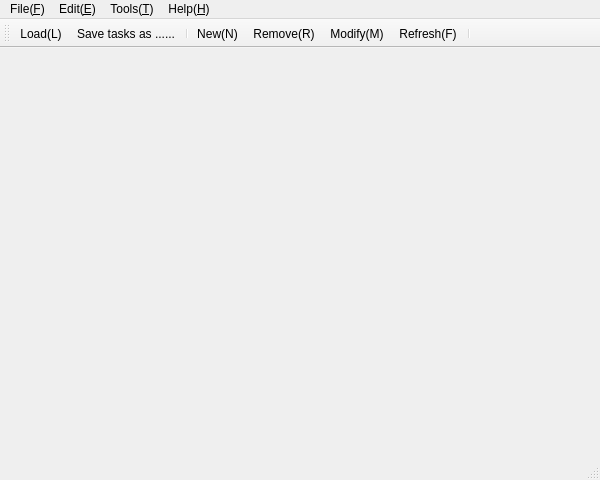
<?xml version="1.0" encoding="UTF-8"?>
<ui version="4.0">
 <class>CMainWindow</class>
 <widget class="QMainWindow" name="CMainWindow">
  <property name="geometry">
   <rect>
    <x>0</x>
    <y>0</y>
    <width>600</width>
    <height>480</height>
   </rect>
  </property>
  <property name="windowTitle">
   <string>Tasks</string>
  </property>
  <property name="windowIcon">
   <iconset>
    <normaloff>:/icon/App</normaloff>:/icon/App</iconset>
  </property>
  <widget class="QWidget" name="centralwidget"/>
  <widget class="QMenuBar" name="menubar">
   <property name="geometry">
    <rect>
     <x>0</x>
     <y>0</y>
     <width>600</width>
     <height>22</height>
    </rect>
   </property>
   <widget class="QMenu" name="menuFile_F">
    <property name="title">
     <string>File(&amp;F)</string>
    </property>
    <addaction name="actionLoad_L"/>
    <addaction name="actionSaveAs_S"/>
    <addaction name="separator"/>
    <addaction name="actionExit_E"/>
   </widget>
   <widget class="QMenu" name="menuEdit_E">
    <property name="title">
     <string>Edit(&amp;E)</string>
    </property>
    <addaction name="actionNew_N"/>
    <addaction name="actionRemove_R"/>
    <addaction name="actionModify_M"/>
    <addaction name="actionRefresh_F"/>
   </widget>
   <widget class="QMenu" name="menuHelp_H">
    <property name="title">
     <string>Help(&amp;H)</string>
    </property>
    <addaction name="actionAbout_A"/>
   </widget>
   <widget class="QMenu" name="menuTools">
    <property name="title">
     <string>Tools(&amp;T)</string>
    </property>
    <addaction name="actionSink_S"/>
    <addaction name="actionOption_O"/>
   </widget>
   <addaction name="menuFile_F"/>
   <addaction name="menuEdit_E"/>
   <addaction name="menuTools"/>
   <addaction name="menuHelp_H"/>
  </widget>
  <widget class="QStatusBar" name="statusbar"/>
  <widget class="QToolBar" name="toolBar">
   <property name="windowTitle">
    <string>toolBar</string>
   </property>
   <attribute name="toolBarArea">
    <enum>TopToolBarArea</enum>
   </attribute>
   <attribute name="toolBarBreak">
    <bool>false</bool>
   </attribute>
   <addaction name="actionLoad_L"/>
   <addaction name="actionSaveAs_S"/>
   <addaction name="separator"/>
   <addaction name="actionNew_N"/>
   <addaction name="actionRemove_R"/>
   <addaction name="actionModify_M"/>
   <addaction name="actionRefresh_F"/>
   <addaction name="separator"/>
  </widget>
  <action name="actionLoad_L">
   <property name="icon">
    <iconset>
     <normaloff>:/icon/File</normaloff>:/icon/File</iconset>
   </property>
   <property name="text">
    <string>Load(&amp;L)</string>
   </property>
   <property name="toolTip">
    <string>Load tasks</string>
   </property>
   <property name="statusTip">
    <string>Load tasks</string>
   </property>
   <property name="whatsThis">
    <string>Load tasks</string>
   </property>
  </action>
  <action name="actionSaveAs_S">
   <property name="icon">
    <iconset>
     <normaloff>:/icon/Save</normaloff>:/icon/Save</iconset>
   </property>
   <property name="text">
    <string>Save as(&amp;S) ......</string>
   </property>
   <property name="iconText">
    <string>Save tasks as ......</string>
   </property>
   <property name="toolTip">
    <string>Save tasks as ......</string>
   </property>
   <property name="statusTip">
    <string>Save tasks as ......</string>
   </property>
   <property name="whatsThis">
    <string>Save tasks as ......</string>
   </property>
  </action>
  <action name="actionNew_N">
   <property name="icon">
    <iconset>
     <normaloff>:/icon/Add</normaloff>:/icon/Add</iconset>
   </property>
   <property name="text">
    <string>New(&amp;N)</string>
   </property>
   <property name="toolTip">
    <string>New tasks</string>
   </property>
   <property name="statusTip">
    <string>New tasks</string>
   </property>
   <property name="whatsThis">
    <string>New tasks</string>
   </property>
   <property name="menuRole">
    <enum>QAction::TextHeuristicRole</enum>
   </property>
  </action>
  <action name="actionRemove_R">
   <property name="icon">
    <iconset>
     <normaloff>:/icon/Delete</normaloff>:/icon/Delete</iconset>
   </property>
   <property name="text">
    <string>Remove(&amp;R)</string>
   </property>
   <property name="toolTip">
    <string>Remove tasks</string>
   </property>
   <property name="statusTip">
    <string>Remove tasks</string>
   </property>
   <property name="whatsThis">
    <string>Remove tasks</string>
   </property>
  </action>
  <action name="actionAbout_A">
   <property name="icon">
    <iconset>
     <normaloff>:/icon/App</normaloff>:/icon/App</iconset>
   </property>
   <property name="text">
    <string>About(&amp;A)</string>
   </property>
   <property name="toolTip">
    <string>About</string>
   </property>
  </action>
  <action name="actionExit_E">
   <property name="icon">
    <iconset>
     <normaloff>:/icon/Close</normaloff>:/icon/Close</iconset>
   </property>
   <property name="text">
    <string>Exit(&amp;E)</string>
   </property>
  </action>
  <action name="actionModify_M">
   <property name="icon">
    <iconset>
     <normaloff>:/icon/Edit</normaloff>:/icon/Edit</iconset>
   </property>
   <property name="text">
    <string>Modify(&amp;M)</string>
   </property>
   <property name="toolTip">
    <string>Modify tasks</string>
   </property>
   <property name="statusTip">
    <string>Modify tasks</string>
   </property>
   <property name="whatsThis">
    <string>Modify tasks</string>
   </property>
  </action>
  <action name="actionRefresh_F">
   <property name="icon">
    <iconset>
     <normaloff>:/icon/Refresh</normaloff>:/icon/Refresh</iconset>
   </property>
   <property name="text">
    <string>Refresh(&amp;F)</string>
   </property>
   <property name="toolTip">
    <string>Refresh</string>
   </property>
   <property name="statusTip">
    <string>Refresh</string>
   </property>
   <property name="whatsThis">
    <string>Refresh</string>
   </property>
  </action>
  <action name="actionOption_O">
   <property name="icon">
    <iconset>
     <normaloff>:/icon/Option</normaloff>:/icon/Option</iconset>
   </property>
   <property name="text">
    <string>Option(&amp;O)</string>
   </property>
   <property name="toolTip">
    <string>Option</string>
   </property>
   <property name="statusTip">
    <string>Option</string>
   </property>
   <property name="whatsThis">
    <string>Option</string>
   </property>
  </action>
  <action name="actionSink_S">
   <property name="icon">
    <iconset>
     <normaloff>:/icon/Sink</normaloff>:/icon/Sink</iconset>
   </property>
   <property name="text">
    <string>Sink(&amp;S)</string>
   </property>
   <property name="statusTip">
    <string>Sink(S)</string>
   </property>
   <property name="whatsThis">
    <string>Sink(S)</string>
   </property>
  </action>
 </widget>
 <resources/>
 <connections/>
</ui>
